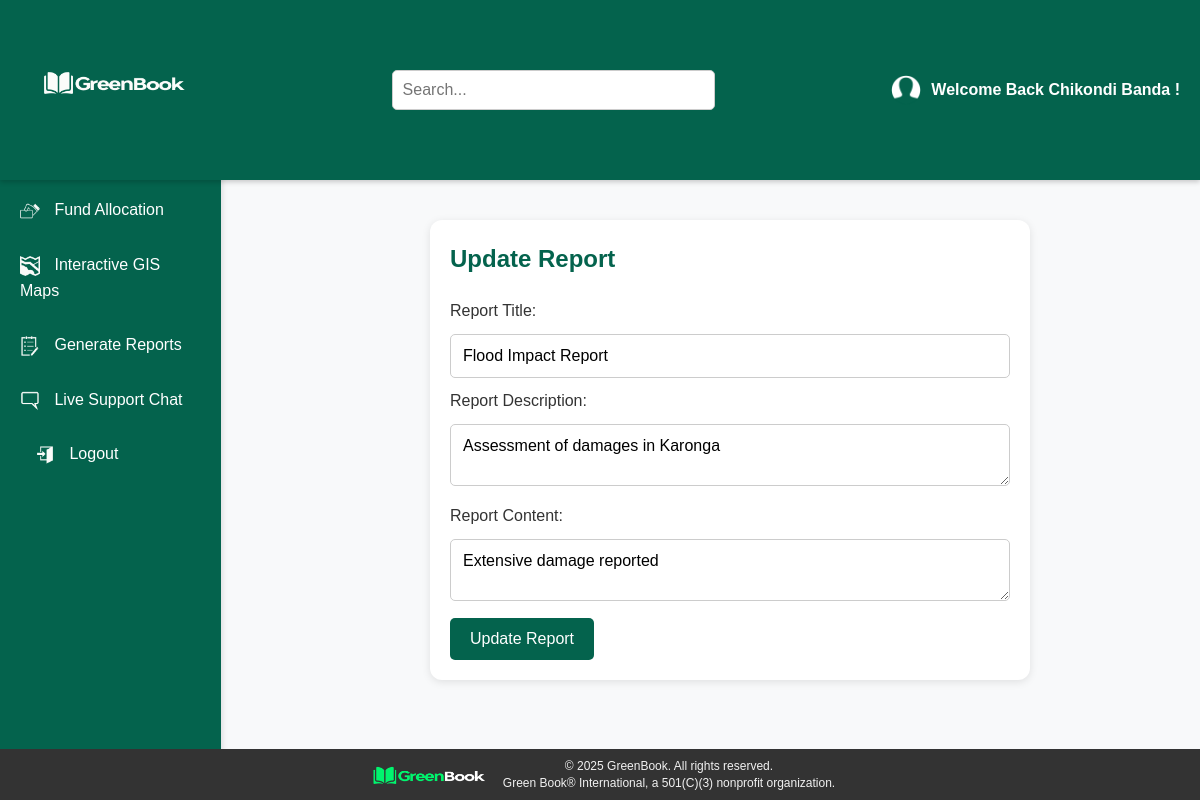
Screenshot of /update_report/1 (signed in) with the database file from the repository.
### models.py (models this page shows, shortened)
class Users(db.Model, UserMixin):
    user_id = db.Column(db.Integer, primary_key=True)
    name = db.Column(db.String(100), nullable=False)
    email = db.Column(db.String(120), unique=True, nullable=False)
    password = db.Column(db.String(255), nullable=False)
    role = db.Column(db.String(50), nullable=False)
    phone = db.Column(db.String(50), nullable=True)
    latitude = db.Column(db.Float, nullable=True)
    longitude = db.Column(db.Float, nullable=True)
    created_at = db.Column(db.DateTime, default=datetime.utcnow)
    updated_at = db.Column(db.DateTime, default=datetime.utcnow)

class Reports(db.Model):
    report_id = db.Column(db.Integer, primary_key=True)
    disaster_id = db.Column(db.Integer, db.ForeignKey('disaster.disaster_id'), nullable=False)
    user_id = db.Column(db.Integer, db.ForeignKey('users.user_id'), nullable=False)
    title = db.Column(db.String(100), nullable=False)
    description = db.Column(db.String(255), nullable=False)
    content = db.Column(db.Text, nullable=False)
    generated_at = db.Column(db.DateTime, default=datetime.utcnow)  # Fixed datetime issue
    format_type = db.Column(db.String(20), default="PDF")
    user = db.relationship('Users', backref=db.backref('reports', lazy=True))

### routes.py (the view, shortened to what this page needs)
@routes.route('/update_report/<int:report_id>', methods=['GET', 'POST'])
@login_required
def update_report(report_id):
    if not is_admin():
        flash("You do not have permission to update this report.", "danger")
        return redirect(url_for('routes.view_reports'))
    report = Reports.query.get_or_404(report_id)
    return render_template('update_report.html', report=report)

### app.py (called while the page is built)
@login_manager.user_loader
def load_user(user_id):
    return db.session.get(Users, int(user_id))

### routes.py (called while the page is built)
def is_admin():
    return current_user.is_authenticated and current_user.role == "admin"

### templates/update_report.html (shortened to what this page needs)
{% extends "base.html" %}
{% block content %}
<div class="form-container">
    <h2>Update Report</h2>
    <form method="POST" action="{{ url_for('routes.update_report', report_id=report.report_id) }}">
        <label for="title">Report Title:</label>
        <input type="text" name="title" value="{{ report.title }}" required>
        <label for="description">Report Description:</label>
        <textarea name="description" required>{{ report.description }}</textarea>
        <label for="content">Report Content:</label>
        <textarea name="content" required>{{ report.content }}</textarea>
        <button type="submit" class="btn">Update Report</button>
    </form>
</div>
{% endblock %}

### templates/base.html (shortened to what this page needs)
<!DOCTYPE html>
<html lang="en">
<head>
  <link rel="stylesheet" href="{{ url_for('static', filename='css/styles/style.css') }}">
</head>
<body>
   <header class="navbar">
    <div class="logo-container">
      <h1>
        <a href="{{ url_for('routes.home') }}">
          <img src="{{ url_for('static', filename='images/Logo.png') }}" alt="GreenBook Logo" style="height:150px; vertical-align: middle; margin-right:20px;">
        </a>
      </h1>
    </div>
    <div class="search-container">
      <input type="text" placeholder="Search..." class="search-bar">
    </div>
    <nav class="nav-links">
      <ul>
        {% if current_user.is_authenticated %}
          <li><a href="{{ url_for('routes.home') }}">
             <p style="font-weight: bold; display: flex; align-items: center;">
              <img src="{{ url_for('static', filename='images/profile_icon.png') }}" alt="Profile Image" style="height: 30px; width: 30px; border-radius: 50%; margin-right: 10px;">
              Welcome Back {{ current_user.name }} !
            </p>
          </a></li>
        {% else %}
          <li><a href="{{ url_for('routes.login') }}">Login</a></li>
          <li><a href="{{ url_for('routes.register') }}">Register</a></li>
        {% endif %}
      </ul>
    </nav>
  </header>
  <div class="main-wrapper">
<aside class="sidebar">
  <div class="sidebar-content">
    {% if current_user.is_authenticated %}
      {% if current_user.role == 'admin' %}
        <ul>
          <li><a href="{{ url_for('routes.admin_Dashboard') }}">
          </a></li>
          <li><a href="{{ url_for('routes.view_disasters') }}">
          </a></li>
          <li><a href="{{ url_for('routes.view_funds') }}">
            <img src="{{ url_for('static', filename='images/fund_icon.png') }}" alt="Fund Icon" style="height:20px; width:20px; vertical-align: middle; margin-right: 10px;">
            Fund Allocation
          </a></li>
          <li><a href="{{ url_for('routes.view_gis_maps') }}">
            <img src="{{ url_for('static', filename='images/gis_icon.png') }}" alt="GIS Icon" style="height:20px; width:20px; vertical-align: middle; margin-right: 10px;">
            Interactive GIS Maps
          </a></li>
          <li><a href="{{ url_for('routes.view_reports') }}">
            <img src="{{ url_for('static', filename='images/report_icon.png') }}" alt="Report Icon" style="height:20px; width:20px; vertical-align: middle; margin-right: 10px;">
            Generate Reports
          </a></li>
          <li><a href="{{ url_for('routes.chat') }}">
            <img src="{{ url_for('static', filename='images/chat_icon.png') }}" alt="Chat Icon" style="height:20px; width:20px; vertical-align: middle; margin-right: 10px;">
            Live Support Chat
          </a></li>
        </ul>
      {% endif %}
      <div class="user-info">
        <a href="{{ url_for('routes.logout') }}">
          <img src="{{ url_for('static', filename='images/logout_icon.png') }}" alt="Logout Icon" style="height:20px; width:20px; vertical-align: middle; margin-right: 10px;">
          Logout
        </a>
      </div>
    {% endif %}
  </div>
</aside>
    <main>
      <div class="container">
        {% block content %}{% endblock %}
      </div>
    </main>
  </div>
  <footer>
    <div class="footer-content">
      <div class="footer-logo">
        <img src="{{ url_for('static', filename='images/footer logo .png') }}" alt="GreenBook Logo" class="logo">
      </div>
      <div class="footer-text">
        <p>&copy; 2025 GreenBook. All rights reserved.</p>
        <p>Green Book® International, a 501(C)(3) nonprofit organization.</p>
      </div>
    </div>
  </footer>
</body>
</html>

### static/css/styles/style.css (style rules this page uses)
:root { --primary-color: #04634D; --secondary-color: #1DBF73; --light-bg: #F8F9FA; --dark-text: #333; --white: #fff; --font-family: 'Poppins', sans-serif; --transition-speed: 0.3s; --border-radius: 5px; --box-shadow: 0 2px 5px rgba(0, 0, 0, 0.2); }
* { margin: 0; padding: 0; box-sizing: border-box; font-family: var(--font-family); scroll-behavior: smooth; }
body { background-color: var(--light-bg); color: var(--dark-text); height: 100vh; line-height: 1.6; font-size: 16px; overflow-x: hidden; }
.navbar { background-color: var(--primary-color); display: flex; justify-content: space-between; align-items: center; padding: 15px 20px; color: var(--white); box-shadow: 0 2px 5px rgba(0, 0, 0, 0.2); position: relative; z-index: 10; }
.navbar a { text-decoration: none; color: var(--white); font-weight: 500; padding: 10px 15px; margin: 0 5px; transition: background var(--transition-speed) ease, transform 0.2s ease; }
.logo-container h1 { margin: 0; }
.search-container { flex-grow: 1; display: flex; justify-content: center; }
.search-bar { padding: 10px; border: 1px solid #ccc; border-radius: 5px; width: 50%; max-width: 400px; }
.nav-links ul { list-style: none; display: flex; margin: 0; padding: 0; }
.nav-links li { margin-left: 15px; }
.sidebar { width: 221px; height: 100vh; background-color: var(--primary-color); padding: 20px; color: var(--white); position: fixed; left: 0; top: 0; display: flex; flex-direction: column; transition: all var(--transition-speed) ease; overflow-y: auto; box-shadow: 2px 0 5px rgba(0, 0, 0, 0.1); z-index: 5; }
@media (min-width: 1024px) { .sidebar { display: flex; } }
.sidebar a { color: var(--white); text-decoration: none; padding: 12px 15px; margin: 5px 0; border-radius: var(--border-radius); display: block; transition: background var(--transition-speed) ease, transform 0.2s ease; }
.sidebar ul, .sidebar li a { list-style-type: none; padding-left: 0; }
.container { margin-left: 260px; padding: 20px; }
.btn { background-color: var(--primary-color); color: var(--white); padding: 12px 20px; border: none; border-radius: var(--border-radius); font-size: 16px; cursor: pointer; transition: background-color var(--transition-speed) ease, transform 0.2s ease; position: relative; }
.form-container { max-width: 600px; margin: 20px auto; padding: 20px; background-color: var(--white); box-shadow: 0 2px 8px rgba(0, 0, 0, 0.1); border-radius: 12px; text-align: left; }
.form-container h2 { font-size: 24px; margin-bottom: 20px; color: var(--primary-color); }
input, select, textarea { width: 100%; padding: 12px; margin: 10px 0; border: 1px solid #ccc; border-radius: var(--border-radius); font-size: 16px; transition: all var(--transition-speed) ease; }
footer { position: fixed; bottom: 0; width: 100%; background-color: #333; color: #f1f1f1; text-align: center; padding: 8px 0; font-size: 12px; z-index: 10; }
.footer-content { display: flex; justify-content: center; align-items: center; gap: 10px; max-width: 1200px; margin: auto; padding: 0 20px; }
.footer-logo img { width: 120px; height: auto; margin-right: 8px; }
.footer-text p { margin: 2px 0; line-height: 1.2; }

### rows the page displays
Users: name "Chikondi Banda"
Reports: title "Flood Impact Report", description "Assessment of damages in Karonga", content "Extensive damage reported"
